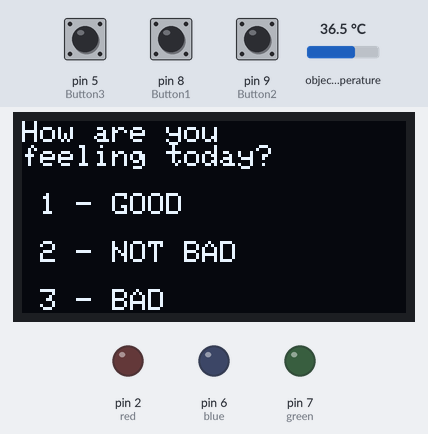
This sketch was run on a simulated Arduino Uno, built with avr-gcc and run on an emulated ATmega328P. Shown: 128×64 one-colour display, output pins drawn as LEDs (lit = HIGH). The test bench sets the inputs (shaded band); at power-on: pin 9 (Button2) LOW, object temperature 36.5 °C, pin 5 (Button3) LOW, pin 8 (Button1) LOW.

Above: at 1.3 s.
1.4 s: pin 9 (Button2) pulled HIGH for 0.15 s
At 2.8 s:
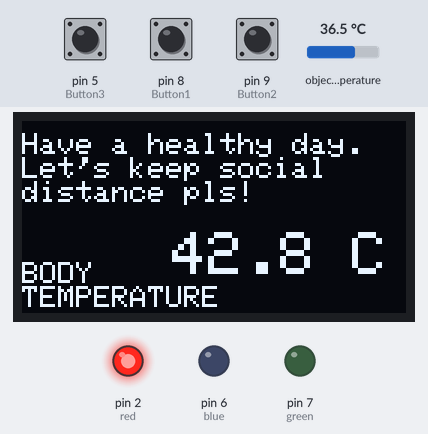
3.1 s: object temperature set to 31.4 °C
At 3.8 s:
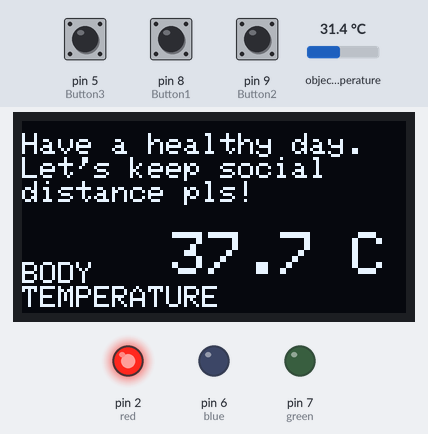
4.7 s: object temperature set to 30.7 °C
At 6.0 s:
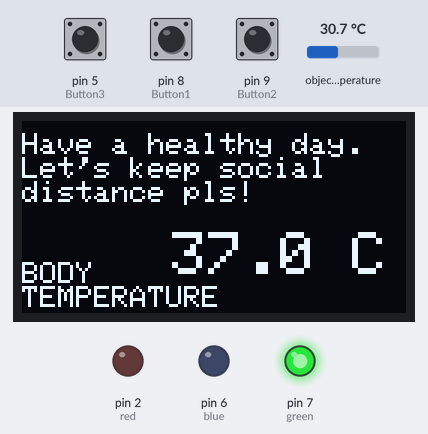
6.4 s: object temperature set to 29.4 °C
At 7.0 s:
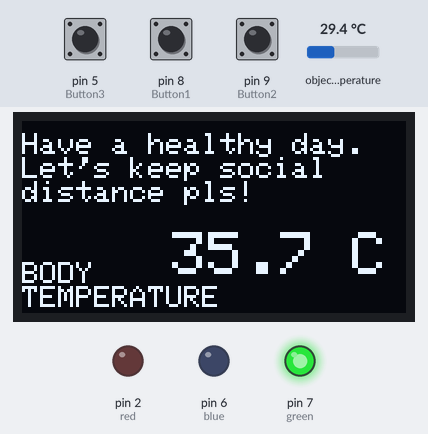
8.0 s: object temperature set to 28.9 °C
At 9.1 s:
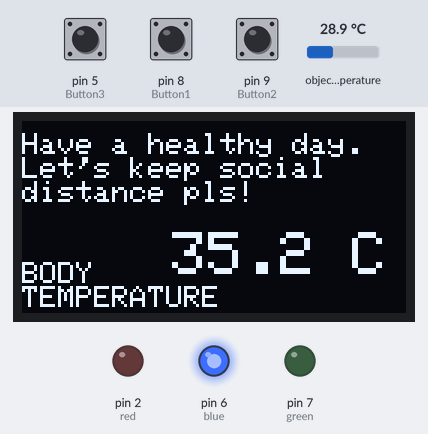
9.6 s: object temperature set to 28.1 °C
At 10.1 s:
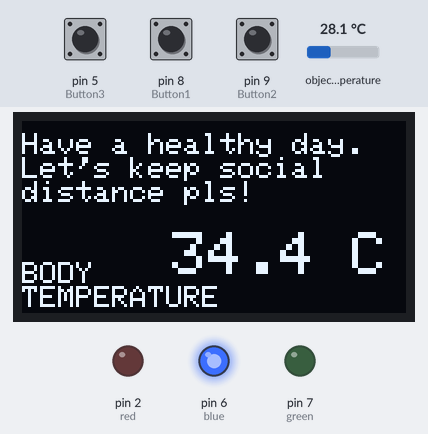
11.2 s: object temperature set to 27.4 °C
Timing chart, 0 to 13.9 s (numbered marks = the images above; inputs shaded):
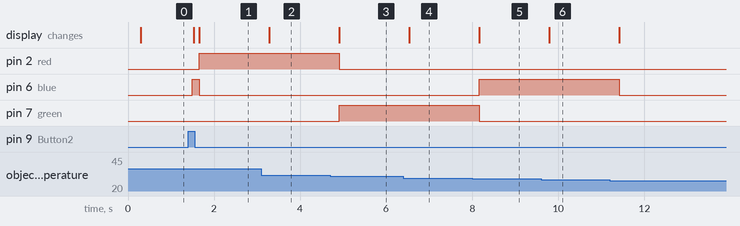

Measured:
- the behaviour switches between 31.2 and 31.1 °C on object temperature (found by bisection; images 2 and 3)
- the behaviour switches between 29.2 and 29.1 °C on object temperature (found by bisection; images 4 and 5)
- after the input at 1.4 s, pin 2 (red): LOW → HIGH after 0.26 s; pin 6 (blue): LOW → HIGH after 0.09 s, → LOW 0.17 s later; the display: first changes after 0.12 s (image 1 shows a later state)
- after the input at 3.1 s, the display: changes after 0.18 s (image 2)
- after the input at 4.7 s, pin 2 (red): HIGH → LOW after 0.21 s; pin 7 (green): LOW → HIGH after 0.21 s; the display: changes after 0.21 s (image 3)
- after the input at 6.4 s, the display: changes after 0.14 s (image 4)
- after the input at 8.0 s, pin 6 (blue): LOW → HIGH after 0.16 s; pin 7 (green): HIGH → LOW after 0.16 s; the display: changes after 0.16 s (image 5)
- after the input at 9.6 s, the display: changes after 0.19 s (image 6)
- after the input at 11.2 s, pin 6 (blue): HIGH → LOW after 0.21 s

The sketch:

murat_ates_olcer2.ino
```cpp
#include <Adafruit_GFX.h> // graphics core library
#include <Adafruit_SSD1306.h> //OLED LCD library
#include <Wire.h> //wiring
#include <Adafruit_MLX90614.h> // temperature sensor library

#define SCREEN_WIDTH 128 // OLED display width, in pixels
#define SCREEN_HEIGHT 64 // OLED display height, in pixels
#define OLED_RESET    -1 // Reset pin # (or -1 if sharing Arduino reset pin)

Adafruit_SSD1306 display(SCREEN_WIDTH, SCREEN_HEIGHT, &Wire, OLED_RESET); //Declaring the display name (display)
Adafruit_MLX90614 mlx = Adafruit_MLX90614();

const unsigned char PROGMEM wearmask [] = {0x00, 0x00, 0x00, 0x00, 0x00, 0x00, 0x00, 0x00, 0x00, 0x00, 0x00, 0x00,
                                           0x00, 0x00, 0x00, 0x00, 0x00, 0x00, 0x00, 0x00, 0x00, 0x00, 0x00, 0x00,
                                           0x00, 0x00, 0x07, 0xF8, 0x00, 0x00, 0x00, 0x00, 0x3C, 0x0E, 0x00, 0x00,
                                           0x00, 0x00, 0x60, 0x43, 0x80, 0x00, 0x00, 0x01, 0x8A, 0x10, 0xC0, 0x00,
                                           0x00, 0x03, 0x20, 0x00, 0x70, 0x00, 0x00, 0x06, 0x00, 0x00, 0x1C, 0x00,
                                           0x00, 0x0D, 0x00, 0x00, 0x04, 0x00, 0x00, 0x18, 0x00, 0x00, 0x04, 0x00,
                                           0x00, 0x30, 0x90, 0x00, 0x08, 0x00, 0x00, 0x20, 0xCA, 0x00, 0x0C, 0x00,
                                           0x00, 0x21, 0x61, 0x70, 0xC4, 0x00, 0x00, 0x61, 0x1C, 0x07, 0xC4, 0x00,
                                           0x00, 0x43, 0x07, 0xFC, 0x66, 0x00, 0x00, 0x42, 0x00, 0x00, 0x22, 0x00,
                                           0x00, 0x46, 0x00, 0x00, 0x22, 0x00, 0x00, 0x44, 0x00, 0x00, 0x22, 0x00,
                                           0x00, 0x44, 0xFC, 0x3F, 0x12, 0x00, 0x00, 0x64, 0x04, 0x01, 0x36, 0x00,
                                           0x00, 0x2C, 0x00, 0x00, 0x14, 0x00, 0x00, 0x28, 0x30, 0x0C, 0x1C, 0x00,
                                           0x00, 0x78, 0x30, 0x06, 0x1A, 0x00, 0x00, 0x58, 0x70, 0x0E, 0x1A, 0x00,
                                           0x00, 0x4E, 0x20, 0x04, 0x76, 0x00, 0x00, 0x6B, 0x80, 0x01, 0xD4, 0x00,
                                           0x00, 0x28, 0xF0, 0x0F, 0x14, 0x00, 0x00, 0x28, 0x1F, 0xF8, 0x14, 0x00,
                                           0x00, 0x38, 0x00, 0x00, 0x1C, 0x00, 0x00, 0x19, 0x00, 0x00, 0x18, 0x00,
                                           0x00, 0x08, 0x80, 0x01, 0x10, 0x00, 0x00, 0x08, 0x28, 0x10, 0x10, 0x00,
                                           0x00, 0x08, 0x01, 0x40, 0x10, 0x00, 0x00, 0x0D, 0x00, 0x00, 0xB0, 0x00,
                                           0x00, 0x04, 0x40, 0x02, 0x20, 0x00, 0x00, 0x02, 0x10, 0x14, 0x40, 0x00,
                                           0x00, 0x03, 0x01, 0x40, 0xC0, 0x00, 0x00, 0x01, 0x80, 0x01, 0x80, 0x00,
                                           0x00, 0x00, 0xC0, 0x03, 0x00, 0x00, 0x00, 0x00, 0x30, 0x0C, 0x00, 0x00,
                                           0x00, 0x00, 0x1E, 0x38, 0x00, 0x00, 0x00, 0x00, 0x03, 0xC0, 0x00, 0x00,
                                           0x00, 0x00, 0x00, 0x00, 0x00, 0x00, 0x00, 0x00, 0x00, 0x00, 0x00, 0x00,
                                           0x00, 0x00, 0x00, 0x00, 0x00, 0x00, 0x00, 0x00, 0x00, 0x00, 0x00, 0x00};
                                           //a photo can be converted to bitmap format for lcd

int Button1=8; //defined buttons
int Button2=9;
int Button3=5;

int mainflag = 0; // how are you feeling page
int second_flag = 0;

int red=2;  // defined leds
int blue=6;
int green=7;


void setup() {


  pinMode(Button1, INPUT);
  pinMode(Button2, INPUT);
  pinMode(Button3, INPUT);

  pinMode(green,OUTPUT);
  pinMode(blue,OUTPUT);
  pinMode(red,OUTPUT);


  display.begin(SSD1306_SWITCHCAPVCC, 0x3C); // address 0x3D for 128x64
  display.clearDisplay();

  display.display();
mlx.begin();      //beginning LCD and Sensor
delay(100);
}

void loop(){
float heatx= mlx.readObjectTempC();
float heat= heatx + 6.3;  //sensor improvement was made according to the distance to be measured

mlx.begin();
delay(100);

  if(mainflag == 0) // mainflag=0 is how are you feeling questions' page
  {
      if(digitalRead(Button1)==1){
      mainflag = 1;
     }
     if(digitalRead(Button2)==1){
      mainflag = 2;
      }
     if(digitalRead(Button3)==1){
      mainflag = 3;
     }

      display.clearDisplay();
      display.setTextSize(1);
      display.setTextColor(WHITE);
      display.setCursor(0,0);
      display.println("How are you \nfeeling today? \n\n 1 - GOOD \n\n 2 - NOT BAD \n\n 3 - BAD ");
      display.display();

    }


  if(mainflag == 1){ // if press button1


         display.clearDisplay();
        display.setTextSize(1);
        display.setTextColor(WHITE);
        display.setCursor(0,4);
        display.println("Have a healthy day.\nLet's keep social \ndistance pls!");


      display.setTextSize(1);
      display.setTextColor(WHITE);
      display.setCursor(0,47);
      display.println("BODY \nTEMPERATURE");

      display.setTextSize(2);
      display.setCursor(50,37);
      display.println(heat,1);

      display.setCursor(110,37);
      display.println("C");
      display.display();

      if(heat>=34 && heat<35.5 ) { //blue led on if body temperatures are between 34 and 35.5


      digitalWrite(blue,HIGH);
     digitalWrite(red,LOW);
     digitalWrite(green,LOW);


  }

  else if(heat>=35.5 && heat <=37.5  ){ //green led on if body temperatures are between 35.5 and 37.5

    digitalWrite(green,HIGH);
   digitalWrite(red,LOW);
     digitalWrite(blue,LOW);


  }
  else if(heat>37.5) { //red led on if the body temperature is higher than 37.5

     digitalWrite(red,HIGH);
    digitalWrite(blue,LOW);
     digitalWrite(green,LOW);

  }


else  {

     digitalWrite(red,LOW);
     digitalWrite(green,LOW);
     digitalWrite(blue,LOW);
}


    }

if(mainflag==2|| mainflag==3) //if press button2 or button3 so, NOT BAD or BAD

  {
    digitalWrite(blue,HIGH);
      display.clearDisplay();
      display.setTextSize(1);
      display.setTextColor(WHITE);
      display.setCursor(0,4);
      display.println("Are you in contact\nwith someone who\nhas corona? \n\n 1-YES \n\n 2-NO ");
      display.display();

     if(digitalRead(Button1)==1){ //if yes, mainflag=5 and second_flag=1
      second_flag = 1;
      mainflag = 5;

     }
    if(digitalRead(Button2)==1){ //if NO, mainflag=5 and second_flag=2
      second_flag = 2;
      mainflag = 5;
     }

    }

  if (mainflag == 5) //mainflag=5 here,so the if location to be redirected according to the answer to the question are you in contact
  {

    if(second_flag == 2){ // if you are not in contact, redirected mainflag==1 so have a healthy day page
      mainflag = 1;
      }

      else if(second_flag == 1) //if you are in contact
      {


        display.clearDisplay();
        display.setFont();
        display.setCursor(10,10);  // (x,y)
        display.drawBitmap(0,0,wearmask,48,48, 1);


        display.setTextSize(1);
        display.setTextColor(WHITE);
        display.setCursor(0,4);
        display.println("       Wear your mask          and go to          the hospital!");

      mlx.begin();

      display.setTextSize(1);
      display.setTextColor(WHITE);
      display.setCursor(0,47);
      display.println("BODY \nTEMPERATURE");

      display.setTextSize(2);
      display.setCursor(50,37);
      display.println(heat,1);

      display.setCursor(110,37);
      display.println("C");
      display.display();

      if(heat>=34 && heat<35.5 ) {
      digitalWrite(blue,HIGH);
     digitalWrite(red,LOW);
     digitalWrite(green,LOW);


  }
  else if(heat>=35.5 && heat<=37.5  ){
    digitalWrite(green,HIGH);
   digitalWrite(red,LOW);
     digitalWrite(blue,LOW);

  }
  else if(heat>37.5) {
     digitalWrite(red,HIGH);
    digitalWrite(blue,LOW);
     digitalWrite(green,LOW);
  }


else  {
     digitalWrite(red,LOW);
     digitalWrite(green,LOW);
     digitalWrite(blue,LOW);
}
delay(500);

       }
    }
}
```

temperature_sensor_code.c
```cpp
#include <Adafruit_GFX.h> // graphics core library
#include <Adafruit_SSD1306.h> //OLED LCD library
#include <Wire.h> //wiring
#include <Adafruit_MLX90614.h> // temperature sensor library

#define SCREEN_WIDTH 128 // OLED display width, in pixels
#define SCREEN_HEIGHT 64 // OLED display height, in pixels
#define OLED_RESET    -1 // Reset pin # (or -1 if sharing Arduino reset pin)

Adafruit_SSD1306 display(SCREEN_WIDTH, SCREEN_HEIGHT, &Wire, OLED_RESET); //Declaring the display name (display)
Adafruit_MLX90614 mlx = Adafruit_MLX90614();

const unsigned char PROGMEM wearmask [] = {0x00, 0x00, 0x00, 0x00, 0x00, 0x00, 0x00, 0x00, 0x00, 0x00, 0x00, 0x00,
                                           0x00, 0x00, 0x00, 0x00, 0x00, 0x00, 0x00, 0x00, 0x00, 0x00, 0x00, 0x00,
                                           0x00, 0x00, 0x07, 0xF8, 0x00, 0x00, 0x00, 0x00, 0x3C, 0x0E, 0x00, 0x00,
                                           0x00, 0x00, 0x60, 0x43, 0x80, 0x00, 0x00, 0x01, 0x8A, 0x10, 0xC0, 0x00,
                                           0x00, 0x03, 0x20, 0x00, 0x70, 0x00, 0x00, 0x06, 0x00, 0x00, 0x1C, 0x00,
                                           0x00, 0x0D, 0x00, 0x00, 0x04, 0x00, 0x00, 0x18, 0x00, 0x00, 0x04, 0x00,
                                           0x00, 0x30, 0x90, 0x00, 0x08, 0x00, 0x00, 0x20, 0xCA, 0x00, 0x0C, 0x00,
                                           0x00, 0x21, 0x61, 0x70, 0xC4, 0x00, 0x00, 0x61, 0x1C, 0x07, 0xC4, 0x00,
                                           0x00, 0x43, 0x07, 0xFC, 0x66, 0x00, 0x00, 0x42, 0x00, 0x00, 0x22, 0x00,
                                           0x00, 0x46, 0x00, 0x00, 0x22, 0x00, 0x00, 0x44, 0x00, 0x00, 0x22, 0x00,
                                           0x00, 0x44, 0xFC, 0x3F, 0x12, 0x00, 0x00, 0x64, 0x04, 0x01, 0x36, 0x00,
                                           0x00, 0x2C, 0x00, 0x00, 0x14, 0x00, 0x00, 0x28, 0x30, 0x0C, 0x1C, 0x00,
                                           0x00, 0x78, 0x30, 0x06, 0x1A, 0x00, 0x00, 0x58, 0x70, 0x0E, 0x1A, 0x00,
                                           0x00, 0x4E, 0x20, 0x04, 0x76, 0x00, 0x00, 0x6B, 0x80, 0x01, 0xD4, 0x00,
                                           0x00, 0x28, 0xF0, 0x0F, 0x14, 0x00, 0x00, 0x28, 0x1F, 0xF8, 0x14, 0x00,
                                           0x00, 0x38, 0x00, 0x00, 0x1C, 0x00, 0x00, 0x19, 0x00, 0x00, 0x18, 0x00,
                                           0x00, 0x08, 0x80, 0x01, 0x10, 0x00, 0x00, 0x08, 0x28, 0x10, 0x10, 0x00,
                                           0x00, 0x08, 0x01, 0x40, 0x10, 0x00, 0x00, 0x0D, 0x00, 0x00, 0xB0, 0x00,
                                           0x00, 0x04, 0x40, 0x02, 0x20, 0x00, 0x00, 0x02, 0x10, 0x14, 0x40, 0x00,
                                           0x00, 0x03, 0x01, 0x40, 0xC0, 0x00, 0x00, 0x01, 0x80, 0x01, 0x80, 0x00,
                                           0x00, 0x00, 0xC0, 0x03, 0x00, 0x00, 0x00, 0x00, 0x30, 0x0C, 0x00, 0x00,
                                           0x00, 0x00, 0x1E, 0x38, 0x00, 0x00, 0x00, 0x00, 0x03, 0xC0, 0x00, 0x00,
                                           0x00, 0x00, 0x00, 0x00, 0x00, 0x00, 0x00, 0x00, 0x00, 0x00, 0x00, 0x00,
                                           0x00, 0x00, 0x00, 0x00, 0x00, 0x00, 0x00, 0x00, 0x00, 0x00, 0x00, 0x00};
                                           //a photo can be converted to bitmap format for lcd

int Button1=8; //defined buttons
int Button2=9;
int Button3=5;

int mainflag = 0; // how are you feeling page
int second_flag = 0;

int red=2;  // defined leds
int blue=6;
int green=7;


void setup() {


  pinMode(Button1, INPUT);
  pinMode(Button2, INPUT);
  pinMode(Button3, INPUT);

  pinMode(green,OUTPUT);
  pinMode(blue,OUTPUT);
  pinMode(red,OUTPUT);


  display.begin(SSD1306_SWITCHCAPVCC, 0x3C); // address 0x3D for 128x64
  display.clearDisplay();

  display.display();
mlx.begin();      //beginning LCD and Sensor
delay(100);
}

void loop(){
float heatx= mlx.readObjectTempC();
float heat= heatx + 6.3;  //sensor improvement was made according to the distance to be measured

mlx.begin();
delay(100);

  if(mainflag == 0) // mainflag=0 is how are you feeling questions' page
  {
      if(digitalRead(Button1)==1){
      mainflag = 1;
     }
     if(digitalRead(Button2)==1){
      mainflag = 2;
      }
     if(digitalRead(Button3)==1){
      mainflag = 3;
     }

      display.clearDisplay();
      display.setTextSize(1);
      display.setTextColor(WHITE);
      display.setCursor(0,0);
      display.println("How are you \nfeeling today? \n\n 1 - GOOD \n\n 2 - NOT BAD \n\n 3 - BAD ");
      display.display();

    }


  if(mainflag == 1){ // if press button1


         display.clearDisplay();
        display.setTextSize(1);
        display.setTextColor(WHITE);
        display.setCursor(0,4);
        display.println("Have a healthy day.\nLet's keep social \ndistance pls!");


      display.setTextSize(1);
      display.setTextColor(WHITE);
      display.setCursor(0,47);
      display.println("BODY \nTEMPERATURE");

      display.setTextSize(2);
      display.setCursor(50,37);
      display.println(heat,1);

      display.setCursor(110,37);
      display.println("C");
      display.display();

      if(heat>=34 && heat<35.5 ) { //blue led on if body temperatures are between 34 and 35.5


      digitalWrite(blue,HIGH);
     digitalWrite(red,LOW);
     digitalWrite(green,LOW);


  }

  else if(heat>=35.5 && heat <=37.5  ){ //green led on if body temperatures are between 35.5 and 37.5

    digitalWrite(green,HIGH);
   digitalWrite(red,LOW);
     digitalWrite(blue,LOW);


  }
  else if(heat>37.5) { //red led on if the body temperature is higher than 37.5

     digitalWrite(red,HIGH);
    digitalWrite(blue,LOW);
     digitalWrite(green,LOW);

  }


else  {

     digitalWrite(red,LOW);
     digitalWrite(green,LOW);
     digitalWrite(blue,LOW);
}


    }

if(mainflag==2|| mainflag==3) //if press button2 or button3 so, NOT BAD or BAD

  {
    digitalWrite(blue,HIGH);
      display.clearDisplay();
      display.setTextSize(1);
      display.setTextColor(WHITE);
      display.setCursor(0,4);
      display.println("Are you in contact\nwith someone who\nhas corona? \n\n 1-YES \n\n 2-NO ");
      display.display();

     if(digitalRead(Button1)==1){ //if yes, mainflag=5 and second_flag=1
      second_flag = 1;
      mainflag = 5;

     }
    if(digitalRead(Button2)==1){ //if NO, mainflag=5 and second_flag=2
      second_flag = 2;
      mainflag = 5;
     }

    }

  if (mainflag == 5) //mainflag=5 here,so the if location to be redirected according to the answer to the question are you in contact
  {

    if(second_flag == 2){ // if you are not in contact, redirected mainflag==1 so have a healthy day page
      mainflag = 1;
      }

      else if(second_flag == 1) //if you are in contact
      {


        display.clearDisplay();
        display.setFont();
        display.setCursor(10,10);  // (x,y)
        display.drawBitmap(0,0,wearmask,48,48, 1);


        display.setTextSize(1);
        display.setTextColor(WHITE);
        display.setCursor(0,4);
        display.println("       Wear your mask          and go to          the hospital!");

      mlx.begin();

      display.setTextSize(1);
      display.setTextColor(WHITE);
      display.setCursor(0,47);
      display.println("BODY \nTEMPERATURE");

      display.setTextSize(2);
      display.setCursor(50,37);
      display.println(heat,1);

      display.setCursor(110,37);
      display.println("C");
      display.display();

      if(heat>=34 && heat<35.5 ) {
      digitalWrite(blue,HIGH);
     digitalWrite(red,LOW);
     digitalWrite(green,LOW);


  }
  else if(heat>=35.5 && heat<=37.5  ){
    digitalWrite(green,HIGH);
   digitalWrite(red,LOW);
     digitalWrite(blue,LOW);

  }
  else if(heat>37.5) {
     digitalWrite(red,HIGH);
    digitalWrite(blue,LOW);
     digitalWrite(green,LOW);
  }


else  {
     digitalWrite(red,LOW);
     digitalWrite(green,LOW);
     digitalWrite(blue,LOW);
}
delay(500);

       }
    }
}
```
